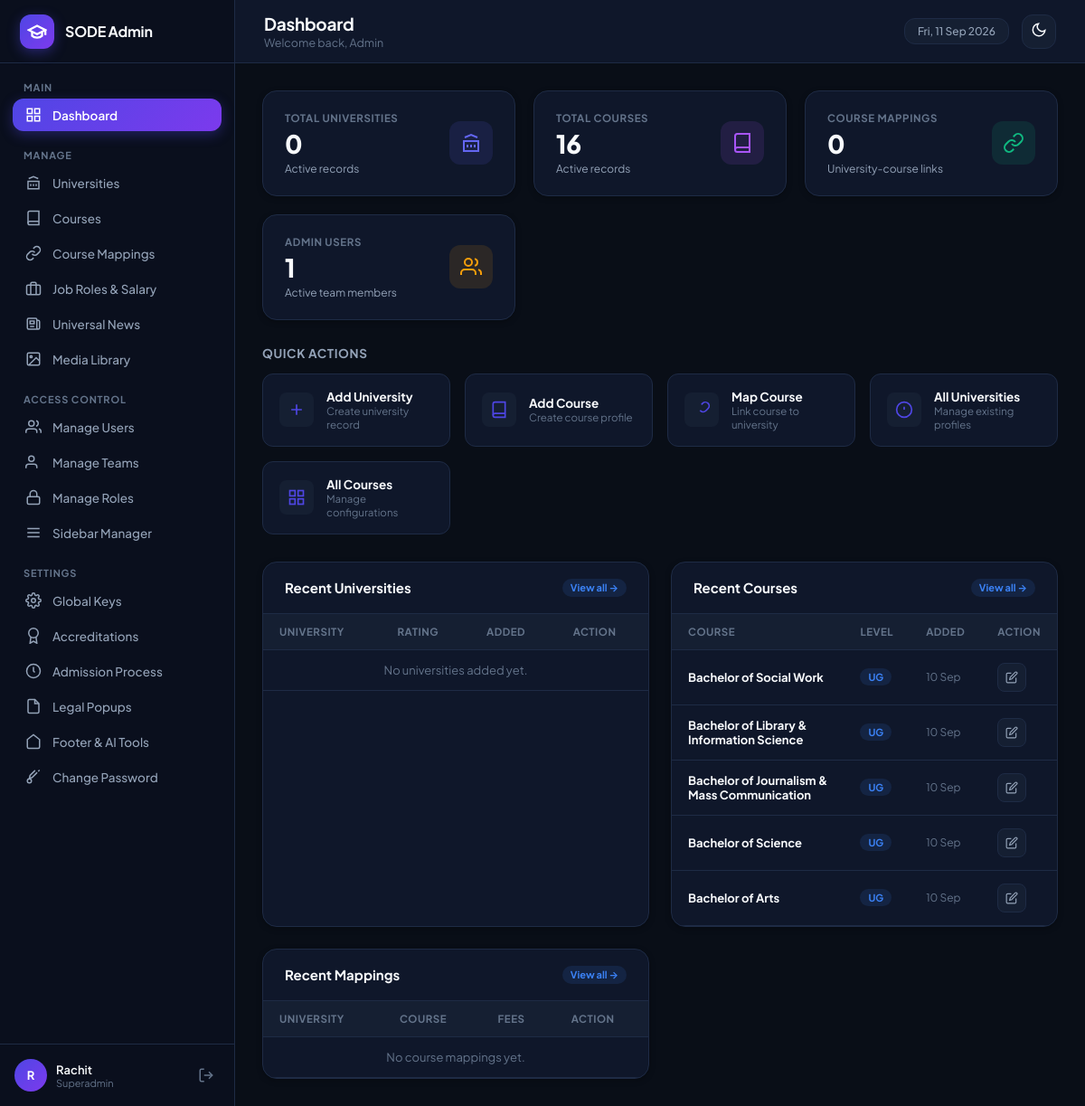
Page /admin/dashboard.php (signed in) on the committed database.
### tables this page shows
CREATE TABLE IF NOT EXISTS `sidebar_items` (
  `id` INT UNSIGNED AUTO_INCREMENT PRIMARY KEY,
  `display_name` VARCHAR(100) NOT NULL,
  `page_route` VARCHAR(255) NOT NULL,
  `sort_order` INT DEFAULT 0,
  `active_page_key` VARCHAR(100) NOT NULL,
  `rbac_module_key` VARCHAR(100) NOT NULL,
  `menu_section` VARCHAR(100) DEFAULT 'Manage',
  `icon_svg` TEXT NULL,
  `is_superadmin_only` TINYINT(1) DEFAULT 0,
  `is_active` TINYINT(1) DEFAULT 1,
  `created_at` TIMESTAMP DEFAULT CURRENT_TIMESTAMP
);

CREATE TABLE IF NOT EXISTS `courses` (
  `id` INT UNSIGNED AUTO_INCREMENT PRIMARY KEY,
  `full_name` VARCHAR(255) NOT NULL,
  `short_name` VARCHAR(100) NOT NULL,
  `slug` VARCHAR(100) NOT NULL UNIQUE,
  `level` ENUM('UG', 'PG', 'Diploma', 'Certificate') DEFAULT 'PG',
  `description` TEXT NULL,
  `created_at` TIMESTAMP DEFAULT CURRENT_TIMESTAMP
);

### admin/dashboard.php (the view, shortened to what the rows shown need)
<?php
$active_page_key = 'dashboard';
$db = get_db_connection();
$recent_courses = $db->query("
    SELECT id, full_name, short_name, level, created_at
    FROM courses
    ORDER BY id DESC LIMIT 5
")->fetchAll();
require_once ADMIN_PATH . '/includes/header.php';
?>
<div style="display:grid; grid-template-columns: repeat(auto-fit, minmax(320px, 1fr)); gap:24px;">
    <div class="admin-card">
        <div class="table-responsive">
            <table class="admin-table">
                <thead>
                    <tr>
                        <th>University</th>
                        <th>Rating</th>
                        <th>Added</th>
                        <th>Action</th>
                    </tr>
                </thead>
            </table>
        </div>
    </div>
    <div class="admin-card">
        <div class="table-responsive">
            <table class="admin-table">
                <thead>
                    <tr>
                        <th>Course</th>
                        <th>Level</th>
                        <th>Added</th>
                        <th>Action</th>
                    </tr>
                </thead>
                <tbody>
                    <?php if (empty($recent_courses)): ?>
                        <tr><td colspan="4" style="text-align:center; color:var(--text-dim);">No courses added yet.</td></tr>
                    <?php else: ?>
                        <?php foreach ($recent_courses as $c): ?>
                            <tr>
                                <td>
                                    <strong><?php echo htmlspecialchars($c['full_name']); ?></strong>
                                </td>
                                <td>
                                    <span class="badge badge-info"><?php echo htmlspecialchars($c['level'] ?? 'PG'); ?></span>
                                </td>
                                <td style="color:var(--text-dim); font-size:12px;">
                                    <?php echo date('d M', strtotime($c['created_at'])); ?>
                                </td>
                                <td>
                                    <a href="<?php echo BASE_URL; ?>/modules/courses/index.php?edit_id=<?php echo $c['id']; ?>" class="action-btn" title="Edit">
                                        <svg width="14" height="14" viewBox="0 0 24 24" fill="none" stroke="currentColor" stroke-width="2"><path d="M11 4H4a2 2 0 0 0-2 2v14a2 2 0 0 0 2 2h14a2 2 0 0 0 2-2v-7"></path><path d="M18.5 2.5a2.121 2.121 0 0 1 3 3L12 15l-4 1 1-4 9.5-9.5z"></path></svg>
                                    </a>
                                </td>
                            </tr>
                        <?php endforeach; ?>
                    <?php endif; ?>
                </tbody>
            </table>
        </div>
    </div>
    <div class="admin-card">
        <div class="table-responsive">
            <table class="admin-table">
                <thead>
                    <tr>
                        <th>University</th>
                        <th>Course</th>
                        <th>Fees</th>
                        <th>Action</th>
                    </tr>
                </thead>
            </table>
        </div>
    </div>
</div>
<?php
require_once ADMIN_PATH . '/includes/footer.php';
?>

### admin/includes/sidebar.php (shortened to what the rows shown need)
<?php
$sidebar_items = get_user_sidebar_items();
$grouped_items = [];
foreach ($sidebar_items as $item) {
    $section = !empty($item['menu_section']) ? strtoupper($item['menu_section']) : 'MANAGE';
    $grouped_items[$section][] = $item;
}
$current_page_key = $active_page_key ?? 'dashboard';
?>
<aside class="app-sidebar" id="app-sidebar">
    <nav class="sidebar-nav">
        <?php foreach ($grouped_items as $section_title => $items): ?>
            <div class="nav-section">
                <div class="nav-section-title"><?php echo htmlspecialchars($section_title); ?></div>
                <ul class="nav-list">
                    <?php foreach ($items as $item):
                        $is_active = ($current_page_key === $item['active_page_key']);
                        $route = (strpos($item['page_route'], 'http') === 0) ? $item['page_route'] : BASE_URL . '/' . ltrim($item['page_route'], '/');
                    ?>
                        <li class="nav-item <?php echo $is_active ? 'active' : ''; ?>">
                            <a href="<?php echo htmlspecialchars($route); ?>">
                                <?php if (!empty($item['icon_svg'])): ?>
                                    <?php echo $item['icon_svg']; ?>
                                <?php else: ?>
                                    <svg width="18" height="18" viewBox="0 0 24 24" fill="none" stroke="currentColor" stroke-width="2"><circle cx="12" cy="12" r="4"></circle></svg>
                                <?php endif; ?>
                                <span><?php echo htmlspecialchars($item['display_name']); ?></span>
                            </a>
                        </li>
                    <?php endforeach; ?>
                </ul>
            </div>
        <?php endforeach; ?>
    </nav>
</aside>

### rows in the picture
sidebar_items: display_name "Dashboard"
sidebar_items: display_name "Universities"
sidebar_items: display_name "Courses"
sidebar_items: display_name "Course Mappings"
sidebar_items: display_name "Job Roles & Salary"
sidebar_items: display_name "Universal News"
sidebar_items: display_name "Media Library"
sidebar_items: display_name "Manage Users"
sidebar_items: display_name "Manage Teams"
sidebar_items: display_name "Manage Roles"
sidebar_items: display_name "Sidebar Manager"
sidebar_items: display_name "Global Keys"
sidebar_items: display_name "Accreditations"
sidebar_items: display_name "Admission Process"
sidebar_items: display_name "Legal Popups"
sidebar_items: display_name "Footer & AI Tools"
sidebar_items: display_name "Change Password"
courses: full_name "Bachelor of Social Work", level "UG", created_at "10 Sep"
courses: full_name "Bachelor of Library & Information Science", level "UG", created_at "10 Sep"
courses: full_name "Bachelor of Journalism & Mass Communication", level "UG", created_at "10 Sep"
courses: full_name "Bachelor of Science", level "UG", created_at "10 Sep"
courses: full_name "Bachelor of Arts", level "UG", created_at "10 Sep"

### other values in the picture
APP_NAME "SODE Admin"
$section_title "MAIN"
$section_title "MANAGE"
$section_title "ACCESS CONTROL"
$section_title "SETTINGS"
get_user_initials($current_user['name']) "R"
$current_user['name'] "Rachit"
$current_user['role_name'] "Superadmin"
$page_title "Dashboard"
$page_subtitle "Welcome back, Admin"
$total_unis "0"
$total_courses "16"
$total_mappings "0"
$total_users "1"
